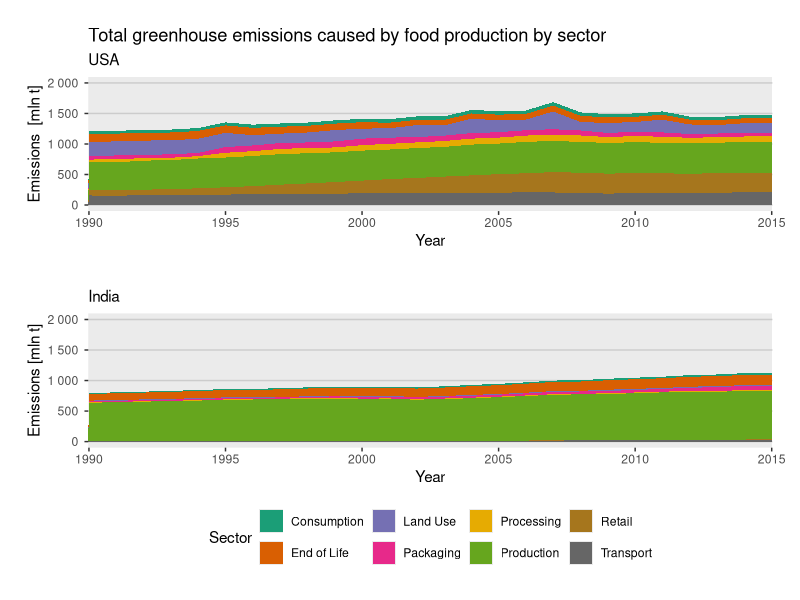
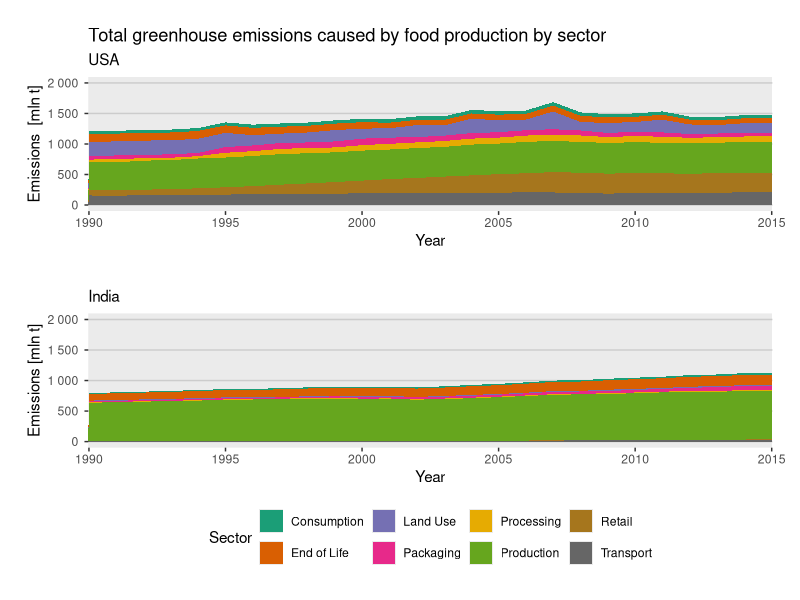

The R source for these figures, in order:
library(ggplot2)
library(dplyr)
library(tidyr)
library(scales)
library(stringr)
library(patchwork)


options(scipen = 100)

zloto <- read.csv("emissions-by-sector.csv")

zloto <- zloto %>% 
  mutate(FOOD_system_stage = replace(FOOD_system_stage, FOOD_system_stage == "LULUC (Production)", "Land Use")) %>% 
  mutate(FOOD_system_stage = replace(FOOD_system_stage, FOOD_system_stage == "End_of_Life", "End of Life"))
  

usa <- zloto %>%
  filter(Country_code_A3 == "USA") %>% 
  select(-c(Country_code_A3, Name, C_group_IM24_sh, dev_country, Substance)) %>%
  mutate_at(vars(-FOOD_system_stage), as.numeric) %>% 
  group_by(FOOD_system_stage) %>%
  summarise_each(sum) %>% 
  pivot_longer(!FOOD_system_stage, names_to = "Year", values_to = "total.emissions") %>% 
  mutate(Year = as.numeric(str_sub(Year, 3, -1)),
         total.emissions.in.mln.t = total.emissions / 1000) %>% 
  ggplot(aes(x = Year, y = total.emissions.in.mln.t, fill = FOOD_system_stage)) +
  geom_area() +
  scale_y_continuous(limits = c(0, 2000), labels = unit_format(unit = "", accuracy = 1)) +
  scale_x_continuous(expand = c(0,0)) +
  scale_fill_manual(name = "Sector", values = c("#1b9e77", "#d95f02", "#7570b3", "#e7298a", "#e6ab02", "#66a61e", "#a6761d", "#666666")) +
  theme(
    legend.position = "none",
    panel.grid.major = element_blank(),
    plot.margin = margin(1, 1, 1, 1, "lines"),
    panel.grid.major.y = element_line(color = "grey80"),
    panel.grid.minor = element_blank(),
  ) +
  labs(title = "Total greenhouse emissions caused by food production by sector",
       subtitle = "USA",
       x = "Year",
       y = "Emissions  [mln t]")


india <- zloto %>%
  filter(Country_code_A3 == "IND") %>% 
  select(-c(Country_code_A3, Name, C_group_IM24_sh, dev_country, Substance)) %>%
  mutate_at(vars(-FOOD_system_stage), as.numeric) %>% 
  group_by(FOOD_system_stage) %>%
  summarise_each(sum) %>% 
  pivot_longer(!FOOD_system_stage, names_to = "Year", values_to = "total.emissions") %>% 
  mutate(Year = as.numeric(str_sub(Year, 3, -1)),
         total.emissions.in.mln.t = total.emissions / 1000) %>% 
  ggplot(aes(x = Year, y = total.emissions.in.mln.t, fill = FOOD_system_stage)) +
  geom_area() +
  scale_y_continuous(limits = c(0, 2000), labels = unit_format(unit = "", accuracy = 1)) +
  scale_x_continuous(expand = c(0,0)) +
  scale_fill_manual(name = "Sector", values = c("#1b9e77", "#d95f02", "#7570b3", "#e7298a", "#e6ab02", "#66a61e", "#a6761d", "#666666")) +
  theme(
    legend.position = "bottom",
    panel.grid.major = element_blank(),
    plot.margin = margin(1, 1, 1, 1, "lines"),
    panel.grid.major.y = element_line(color = "grey80"),
    panel.grid.minor = element_blank(),
  ) +
  labs(
       subtitle = "India",
       x = "Year",
       y = "Emissions [mln t]")

p <- usa / india 

ggsave(p, filename = "usa_india.svg")
ggsave(p, filename = "usa_india.png")
